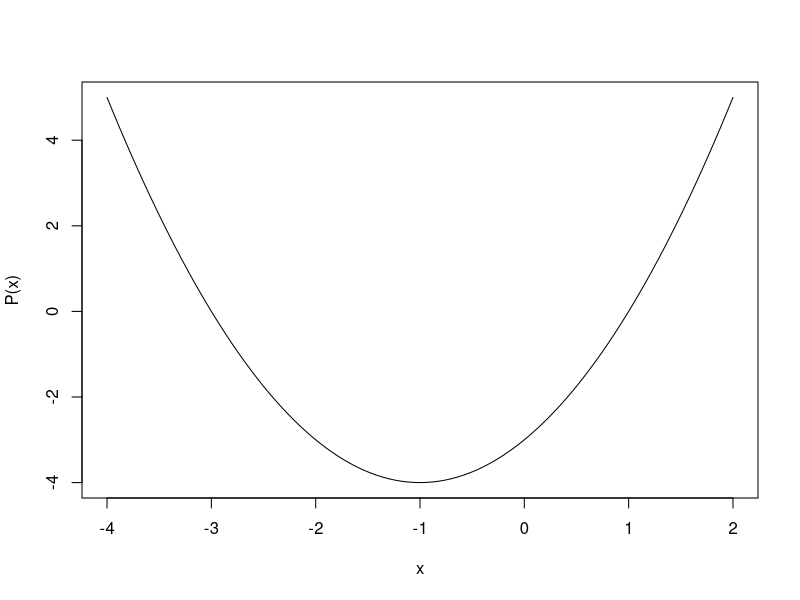
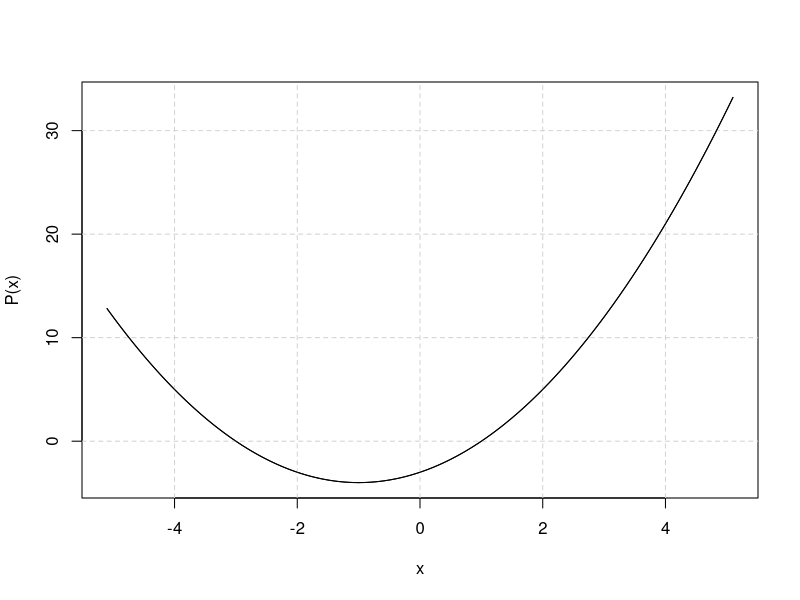

Source code (R) for these figures, in order:
p1 <- c(-2, 1, 1)  # -2 + x + x^2 = 0
roots <- polyroot(p1)
Mod(roots)  # absolute value of solution


Px = polynom::polynomial(c(-3, 2, 1)) # P(x) = -3 + 2x + x^2
polynom::poly.from.roots(c(-3, 1)) # (x - (-3)) * (x - (1))
as.character(Px)
coef(Px) # 提取多项式的升幂表示的各个系数为一个向量
curve(as.function(Px)(x), -4, 2, ylab="P(x)")
plot(Px, xlim=c(-5, 5))

# 加、减、乘法、除法
P1 <- polynom::polynomial(c(-2, 1))
print(P1 + Px)
print(P1 - Px)
print(P1 * Px)
print(Px / polynom::polynomial(c(3,1)))

deriv(Px) # 导数
polynom::integral(Px) # 不定积分
polynom::integral(Px, c(-3, 1)) # 求定积分

# 抛物线插值
ph <- polynom::poly.calc(x=c(1/16, 1/4, 1), y=sqrt(c(1/16, 1/4, 1)))
print(ph)
MASS::fractions(coef(ph)) # 分数表示
